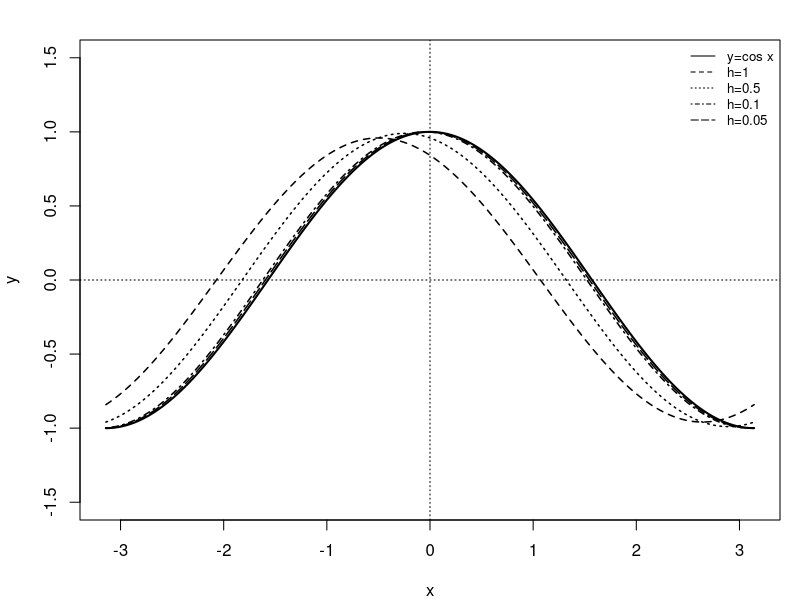

Write the R code that produced this figure.
setwd("C:/Users/18904/Github/senior-mathematics/codes")
if(!dir.exists("../figures"))dir.create("../figures")

# week76-1: Exercise 5.2 Q12, difference quotient vs cos x
draw1 = function(){
  par(mfrow=c(1,1), mar=c(4,4,2,1))
  xs = seq(-pi, pi, length=400)
  plot(xs, cos(xs), type="l", lwd=2, lty=1, xlab="x", ylab="y", main="", ylim=c(-1.5,1.5))
  abline(h=0, v=0, lty=3)
  dq = function(h){ (sin(xs+h)-sin(xs))/h }
  lines(xs, dq(1),   lty=2, lwd=1.5)
  lines(xs, dq(0.5), lty=3, lwd=1.5)
  lines(xs, dq(0.1),  lty=4, lwd=1.5)
  lines(xs, dq(0.05), lty=5, lwd=1.5)
  legend("topright", legend=c("y=cos x","h=1","h=0.5","h=0.1","h=0.05"),
         lty=c(1,2,3,4,5), bty="n", cex=0.8)
}
cairo_pdf("../figures/week76-1.pdf", width=8, height=5, family="SimSun"); draw1(); dev.off()
svglite::svglite("../figures/week76-1.svg", width=8, height=5); draw1(); dev.off()
